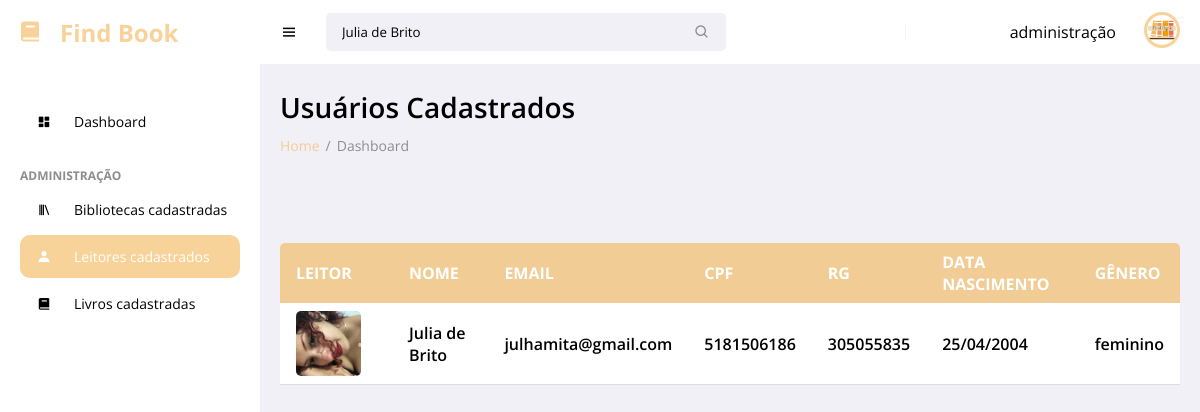
Screenshot of /login/area-restrita/view/admin/usuariosCadastrados.php?pesquisa=Julia de Brito (signed in) with the database file from the repository.
### tables this page shows
CREATE TABLE `tbleitor` (
  `idLeitor` int(11) NOT NULL,
  `fotoLeitor` varchar(120) DEFAULT NULL,
  `nomeLeitor` varchar(60) NOT NULL,
  `emailLeitor` varchar(120) NOT NULL,
  `cpfLeitor` char(14) NOT NULL,
  `rgLeitor` char(12) NOT NULL,
  `dtNascLeitor` date NOT NULL,
  `generoLeitor` varchar(9) NOT NULL,
  `loginLeitor` varchar(25) NOT NULL,
  `senhaLeitor` varchar(20) NOT NULL
);

### login/area-restrita/view/admin/usuariosCadastrados.php (the view, shortened to what this page needs)
<?php
try {
	$Leitor = new Leitor();
	$listaLeitor = $Leitor->listar();
} catch (Exception $e) {
	echo $e->getMessage();
}
?>
<!DOCTYPE html>
<html lang="en">
<head>
	<link href='https://unpkg.com/boxicons@2.0.9/css/boxicons.min.css' rel='stylesheet'>
	<link rel="stylesheet" href="css/usuariosCadastrados.css">
</head>
<body>
	<section id="sidebar">
		<a href="#" class="brand"><i class='bx bxs-book icon'></i> Find Book</a>
		<ul class="side-menu">
			<li><a href="index.php" ><i class='bx bxs-dashboard icon' ></i> Dashboard</a></li>
			<li class="divider" data-text="Administração">Main</li>
			<li><a href="bibliotecasCadastradas.php" ><i class='bx bx-library icon' ></i> Bibliotecas cadastradas</a></li>
			<li><a href="usuariosCadastrados.php" class="active"><i class='bx bxs-user icon' ></i> Leitores cadastrados</a></li>
			<li><a href="livrosCadastrados.php"><i class='bx bxs-book icon' ></i> Livros cadastradas</a></li>
		</ul>
	</section>
	<section id="content">
		<nav>
			<i class='bx bx-menu toggle-sidebar' ></i>
			<form action="#">
				<div class="form-group">
					<input type="text" name="pesquisa" <?php if(isset($_GET['pesquisa'])){ echo ('value="'.$_GET['pesquisa'].'"'); }?> placeholder="pesquisar...">
					<i class='bx bx-search icon' ></i>
				</div>
			</form>
			<p>administração</p>
			<div class="profile">
			<img src="../../img/logopjt.png" alt="">
			</div>
		</nav>
		<main>
			<h1 class="title">Usuários Cadastrados</h1>
			<ul class="breadcrumbs">
				<li><a href="#">Home</a></li>
				<li class="divider">/</li>
				<li><a href="#" class="active">Dashboard</a></li>
			</ul>
			 <br><br><br>
			<br>
			  <div class="container">
                <div class="table-wrapper">
                    <table>
                        <thead>
                            <tr>
                                <th>Leitor</th>
                                <th>Nome</th>
                                <th>Email</th>
                                <th>CPF</th>
                                <th>RG</th>
                                <th>Data nascimento</th>
								<th>Gênero</th>
                            </tr>
                        </thead>
                        <tbody>
							<?php if(!isset($_GET['pesquisa'])){foreach ($listaLeitor as $linhas) {  ?>
									<tr>
										<td>
											<div class="user">
											<img class="user-image" src="<?php if(!empty($linhas['fotoLeitor'])){ echo "../../../../".$linhas['fotoLeitor']; }else{ echo("https://jamesrmoro.me/wp-content/uploads/2021/02/profile.png");}?>"" alt="">
											<div class="user-info">
										</td>
										<td><?php echo $linhas['nomeLeitor'] ?></td>
										<td><?php echo $linhas['emailLeitor'] ?></td>
										<td><?php echo $linhas['cpfLeitor'] ?></td>
										<td><?php echo $linhas['rgLeitor'] ?> </td>
										<td><?php echo $linhas['dtNascLeitor'] ?></td>
										<td><?php echo $linhas['generoLeitor'] ?></td>
									</tr>
								<?php }}else{
									$conexao = Conexao::conectar();
									$busca = '%'.addslashes($_GET['pesquisa']).'%';
									$stmt = $conexao->prepare("SELECT *, DATE_FORMAT(dtNascLeitor,'%d/%m/%Y') AS nasc FROM tbLeitor
																WHERE
																nomeLeitor like :busca
																or cpfLeitor like :busca
																or rgLeitor like :busca
																or dtNascLeitor like :busca
																order by idLeitor asc");
									$stmt->bindValue(':busca', $busca, PDO::PARAM_STR);
									$stmt->execute();
									if($stmt->rowCount() == 0){ ?>
										<tr>
											<td colspan="9">Busca indefinida</td>
										</tr>
								<?php	}else{
									$lista = $stmt->fetchAll(PDO::FETCH_ASSOC);
									foreach ($lista as $linhas) {  ?>
										<tr>
										<td>
											<div class="user">
											<img class="user-image" src="<?php if(!empty($linhas['fotoLeitor'])){ echo "../../../../".$linhas['fotoLeitor']; }else{ echo("https://jamesrmoro.me/wp-content/uploads/2021/02/profile.png");}?>"" alt="">
										</td>
										<td><?php echo $linhas['nomeLeitor'] ?></td>
										<td><?php echo $linhas['emailLeitor'] ?></td>
										<td><?php echo $linhas['cpfLeitor'] ?></td>
										<td><?php echo $linhas['rgLeitor'] ?> </td>
										<td><?php echo $linhas['nasc'] ?></td>
										<td><?php echo $linhas['generoLeitor'] ?></td>
									</tr>
									<?php }
									}
								} ?>
                        </tbody>
                    </table>
                </div>
            </div>
		</main>
	</section>
</body>
</html>

### login/area-restrita/view/admin/css/usuariosCadastrados.css (style rules this page uses)
* { font-family: 'Open Sans', sans-serif; margin: 0; padding: 0; box-sizing: border-box; }
:root { --grey: #F1F0F6; --dark-grey: #8D8D8D; --light: #fff; --dark: #000; --light-green: #E3FFCB; --light-blue: #D0E4FF; }
html { overflow-x: hidden; }
body { background: var(--grey); overflow-x: hidden; }
a { text-decoration: none; }
li { list-style: none; }
#sidebar { position: fixed; max-width: 260px; width: 100%; background: var(--light); top: 0; left: 0; height: 100%; overflow-y: auto; scrollbar-width: none; transition: all .3s ease; z-index: 200; }
#sidebar .brand { font-size: 24px; display: flex; align-items: center; height: 64px; font-weight: 700; color: #f3b75c9f; position: sticky; top: 0; left: 0; z-index: 100; background: var(--light); transition: all .3s ease; padding: 0 6px; }
#sidebar .icon { min-width: 48px; display: flex; justify-content: center; align-items: center; margin-right: 6px; }
#sidebar .side-menu { margin: 36px 0; padding: 0 20px; transition: all .3s ease; }
#sidebar .side-menu a { display: flex; align-items: center; font-size: 14px; color: var(--dark); padding: 12px 16px 12px 0; transition: all .3s ease; border-radius: 10px; margin: 4px 0; white-space: nowrap; }
#sidebar .side-menu > li > a.active, #sidebar .side-menu > li > a.active:hover { background: #f3b75c9f; color: var(--light); }
#sidebar .divider { margin-top: 24px; font-size: 12px; text-transform: uppercase; font-weight: 700; color: var(--dark-grey); transition: all .3s ease; white-space: nowrap; }
#content { position: relative; width: calc(100% - 260px); left: 260px; transition: all .3s ease; }
nav { background: var(--light); height: 64px; padding: 0 20px; display: flex; align-items: center; grid-gap: 28px; position: sticky; top: 0; left: 0; z-index: 100; }
nav .toggle-sidebar { font-size: 18px; cursor: pointer; }
nav form { max-width: 400px; width: 100%; margin-right: auto; }
nav .form-group { position: relative; }
nav .form-group input { width: 100%; background: var(--grey); border-radius: 5px; border: none; outline: none; padding: 10px 36px 10px 16px; transition: all .3s ease; }
nav .form-group .icon { position: absolute; top: 50%; transform: translateY(-50%); right: 16px; color: var(--dark-grey); }
nav .profile { position: relative; }
nav .profile img { width: 36px; height: 36px; border-radius: 50%; object-fit: cover; cursor: pointer; border: solid 3px #f3b75c9f; }
main { width: 100%; padding: 24px 20px 20px 20px; }
main .title { font-size: 28px; font-weight: 600; margin-bottom: 10px; }
main .breadcrumbs { display: flex; grid-gap: 6px; }
main .breadcrumbs li, main .breadcrumbs li a { font-size: 14px; }
main .breadcrumbs li a { color: #f3b75c9f; }
main .breadcrumbs li a.active, main .breadcrumbs li.divider { color: var(--dark-grey); pointer-events: none; }
.active { display: flex; }
.table-wrapper { height: 360px; overflow: auto; position: relative; border-radius: 5px; }
table { border-collapse: collapse; width: 100%; min-width: 800px; }
thead { background-color: #f3b75c9f; color: rgb(255, 255, 255); position: sticky; top: 0; }
td, th { padding: 8px 16px; text-align: left; }
th { text-transform: uppercase; }
td { font-weight: 600; background-color: #fff; border-bottom: 1px solid #ddd; }
.user { display: flex; align-items: center; }
.user-image { width: 65px; height: 65px; border-radius: 5px; object-fit: cover; margin-right: 16px; }

### rows the page displays
tbleitor: fotoLeitor (picture), nomeLeitor "Julia de Brito", emailLeitor "julhamita@gmail.com", cpfLeitor "5181506186", rgLeitor "305055835", nasc "25/04/2004", generoLeitor "feminino"
